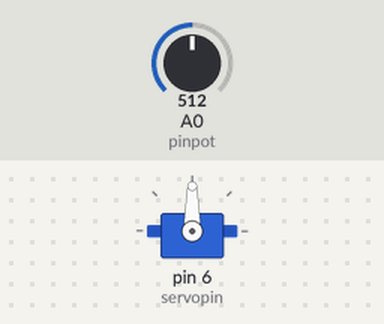
Simulated run of this sketch. Board: Arduino Uno, built with avr-gcc and run on an emulated ATmega328P. Shown: servo. The inputs (shaded band) are chosen by the test bench; at power-on: A0 (pinpot) = 512.

Above: at 1.2 s.
1.3 s: A0 (pinpot) set to 716
At 1.9 s:
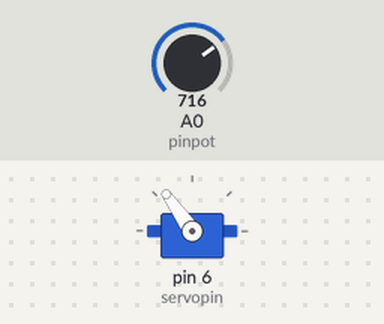
2.8 s: A0 (pinpot) set to 900
At 4.0 s:
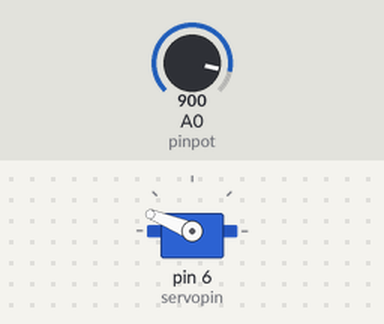
4.3 s: A0 (pinpot) set to 1023
At 5.3 s:
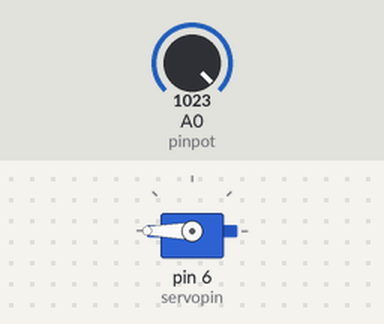
5.8 s: A0 (pinpot) set to 306
At 6.6 s:
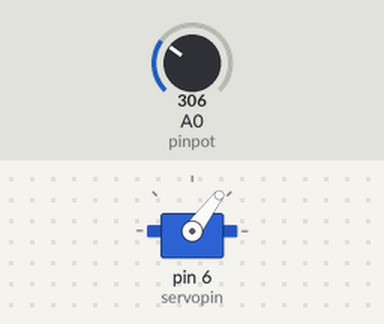
7.3 s: A0 (pinpot) set to 122
At 8.6 s:
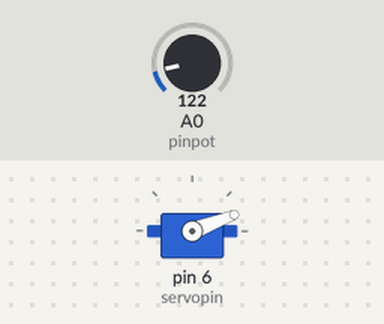
Timing chart, 0 to 9.8 s (numbered marks = the images above; inputs shaded):
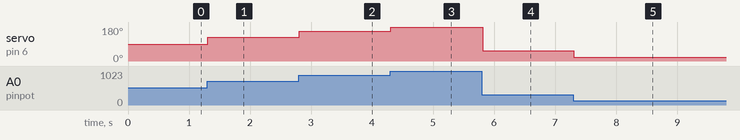

Measured:
- after the input at 1.3 s, servo on pin 6 (servopin): 90° → 125° at once
- after the input at 2.8 s, servo on pin 6 (servopin): 125° → 158° at once
- after the input at 4.3 s, servo on pin 6 (servopin): 158° → 180° at once
- after the input at 5.8 s, servo on pin 6 (servopin): 180° → 53° at once
- after the input at 7.3 s, servo on pin 6 (servopin): 53° → 21° at once

The sketch:

assign.ino
```cpp
#include<Servo.h>
 Servo servopin;
 int pinpot=A0;
  int Readvalue;


void setup() {
  servopin.attach(6);
  pinMode(pinpot,INPUT);


}
  void loop() {

  Readvalue=analogRead(pinpot);
  Readvalue=map(Readvalue,0,1023,0,180);
   servopin.write(Readvalue);
   delay(10);


  // put your main code here, to run repeatedly:

}
```
